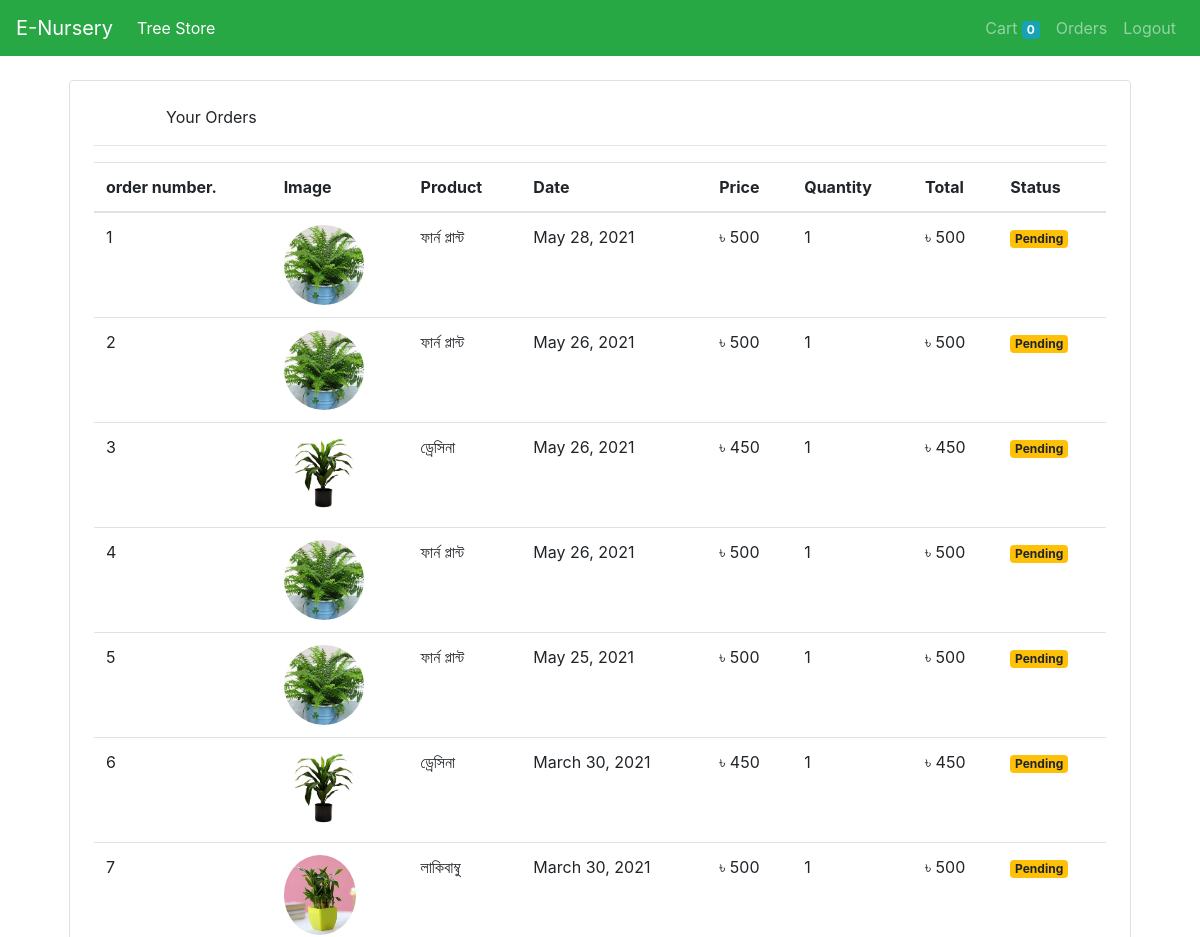
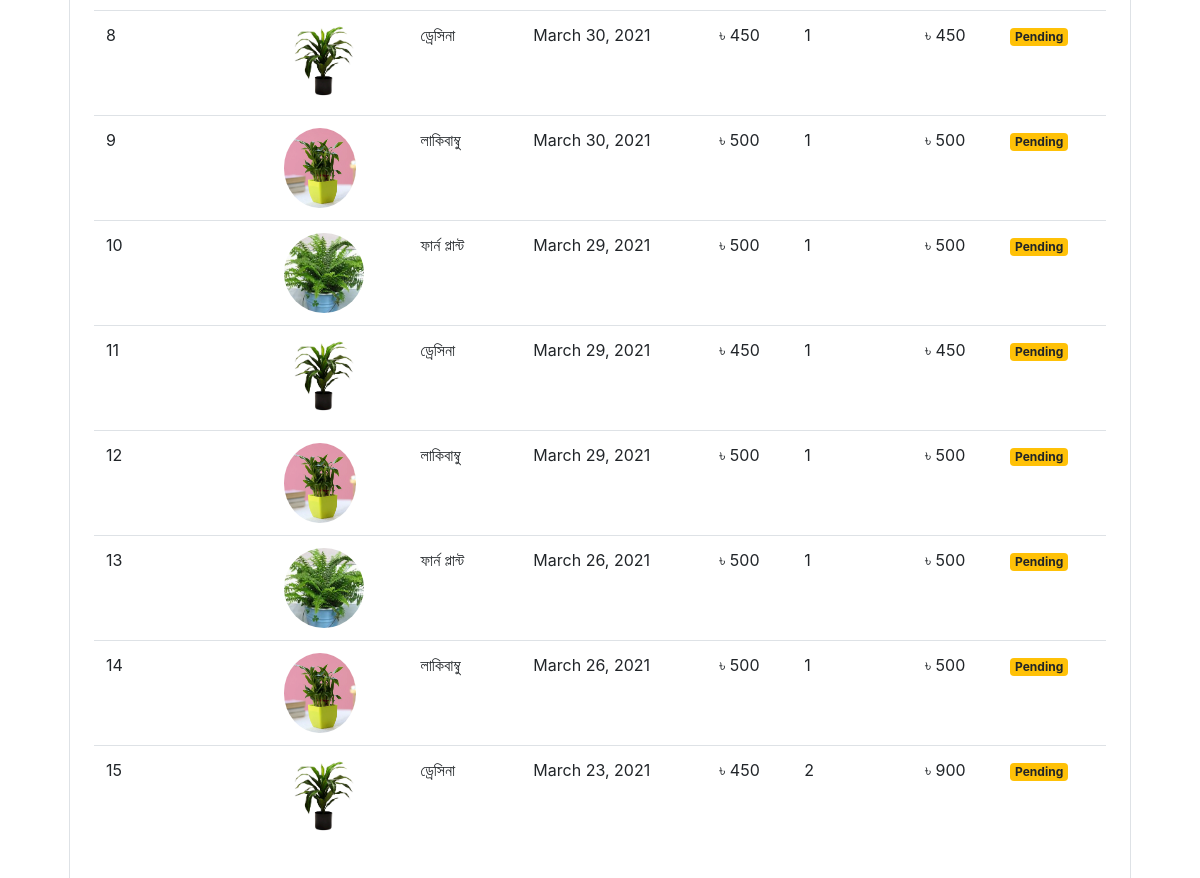
The app's page /orders (signed in) with its own data (2 pictures, top to bottom).
### store/models/orders.py (models this page shows, shortened)
class Order(models.Model):
    product = models.ForeignKey(Product,
                                on_delete=models.CASCADE)
    customer = models.ForeignKey(Customer,
                                 on_delete=models.CASCADE)
    quantity = models.IntegerField(default=1)
    price = models.IntegerField()
    address = models.CharField(max_length=50, default='', blank=True)
    phone = models.CharField(max_length=50, default='', blank=True)
    date = models.DateField(default=datetime.datetime.today)
    status = models.BooleanField(default=False)
    @staticmethod
    def get_orders_by_customer(customer_id):
        return Order.objects.filter(customer=customer_id).order_by('-date')

### store/models/product.py (models this page shows, shortened)
class Product(models.Model):
    name = models.CharField(max_length=50)
    price = models.IntegerField(default=0)
    category = models.ForeignKey(Category, on_delete=models.CASCADE, default=1)
    description = models.CharField(max_length=200, default='' , null=True , blank=True)
    image = models.ImageField(upload_to='uploads/products/')

### store/middlewares/auth.py (the view)
    def middleware(request):
        print(request.session.get('customer'))
        returnUrl = request.META['PATH_INFO']
        print(request.META['PATH_INFO'])
        if not request.session.get('customer'):
           return redirect(f'login?return_url={returnUrl}')
        response = get_response(request)
        return response

### store/templatetags/custom_filter.py (called while the page is built)
@register.filter(name='currency')
def currency(number):
    return "৳ "+str(number)

@register.filter(name='multiply')
def multiply(number , number1):
    return number * number1

### store/views/orders.py (called while the page is built)
    def get(self , request ):
        customer = request.session.get('customer')
        orders = Order.get_orders_by_customer(customer)
        print(orders)
        return render(request , 'orders.html'  , {'orders' : orders})

### store/templates/orders.html
{% extends 'base.html' %}
{% block content %}
{% load cart %}
{% load custom_filter %}
<div class="container">
   <div class="border rounded p-4 m-4">
        <p class="display-5 pl-5 ml-4">Your Orders</p>
        <hr>
        <table class="table">
            <thead>
                <tr>
                    <th>order number.</th>
                    <th>Image</th>
                    <th>Product</th>
                    <th>Date</th>
                    <th>Price</th>
                    <th>Quantity</th>
                    <th>Total</th>
                    <th>Status</th>
                </tr>
            </thead>
            <tbody>
                {% for order in orders %}
                <tr>
                    <td>{{forloop.counter}}</td>
                    <td><img style="height: 80px;" class="rounded-circle" src="{{order.product.image.url}}" alt=""></td>
                    <td>{{order.product.name}}</td>
                    <td>{{order.date}}</td>
                    <td>{{order.price|currency}}</td>
                    <td>{{order.quantity}}</td>
                    <td>{{order.quantity|multiply:order.price|currency}}</td>
                    {% if order.status %}
                    <td><small class="badge badge-success">Completed</small></td>
                    {%else%}
                    <td><small class="badge badge-warning">Pending</small></td>
                    {% endif %}
                </tr>
                {% endfor %}
            </tbody>
        </table>
   </div>
</div>
{% endblock %}

### records on screen
Order: product.image (picture), product.name "ফার্ন প্লান্ট", date "May 28, 2021", price "৳ 500", quantity "1", quantity|multiply "৳ 500", status "Pending"
Order: product.image (picture), product.name "ফার্ন প্লান্ট", date "May 26, 2021", price "৳ 500", quantity "1", quantity|multiply "৳ 500", status "Pending"
Order: product.image (picture), product.name "ড্রেসিনা", date "May 26, 2021", price "৳ 450", quantity "1", quantity|multiply "৳ 450", status "Pending"
Order: product.image (picture), product.name "ফার্ন প্লান্ট", date "May 26, 2021", price "৳ 500", quantity "1", quantity|multiply "৳ 500", status "Pending"
Order: product.image (picture), product.name "ফার্ন প্লান্ট", date "May 25, 2021", price "৳ 500", quantity "1", quantity|multiply "৳ 500", status "Pending"
Order: product.image (picture), product.name "ড্রেসিনা", date "March 30, 2021", price "৳ 450", quantity "1", quantity|multiply "৳ 450", status "Pending"
Order: product.image (picture), product.name "লাকিবাম্বু", date "March 30, 2021", price "৳ 500", quantity "1", quantity|multiply "৳ 500", status "Pending"
Order: product.image (picture), product.name "ড্রেসিনা", date "March 30, 2021", price "৳ 450", quantity "1", quantity|multiply "৳ 450", status "Pending"
Order: product.image (picture), product.name "লাকিবাম্বু", date "March 30, 2021", price "৳ 500", quantity "1", quantity|multiply "৳ 500", status "Pending"
Order: product.image (picture), product.name "ফার্ন প্লান্ট", date "March 29, 2021", price "৳ 500", quantity "1", quantity|multiply "৳ 500", status "Pending"
Order: product.image (picture), product.name "ড্রেসিনা", date "March 29, 2021", price "৳ 450", quantity "1", quantity|multiply "৳ 450", status "Pending"
Order: product.image (picture), product.name "লাকিবাম্বু", date "March 29, 2021", price "৳ 500", quantity "1", quantity|multiply "৳ 500", status "Pending"
Order: product.image (picture), product.name "ফার্ন প্লান্ট", date "March 26, 2021", price "৳ 500", quantity "1", quantity|multiply "৳ 500", status "Pending"
Order: product.image (picture), product.name "লাকিবাম্বু", date "March 26, 2021", price "৳ 500", quantity "1", quantity|multiply "৳ 500", status "Pending"
Order: product.image (picture), product.name "ড্রেসিনা", date "March 23, 2021", price "৳ 450", quantity "2", quantity|multiply "৳ 900", status "Pending"

### other values on screen
{{ request.session.cart.keys|length }} "0"
